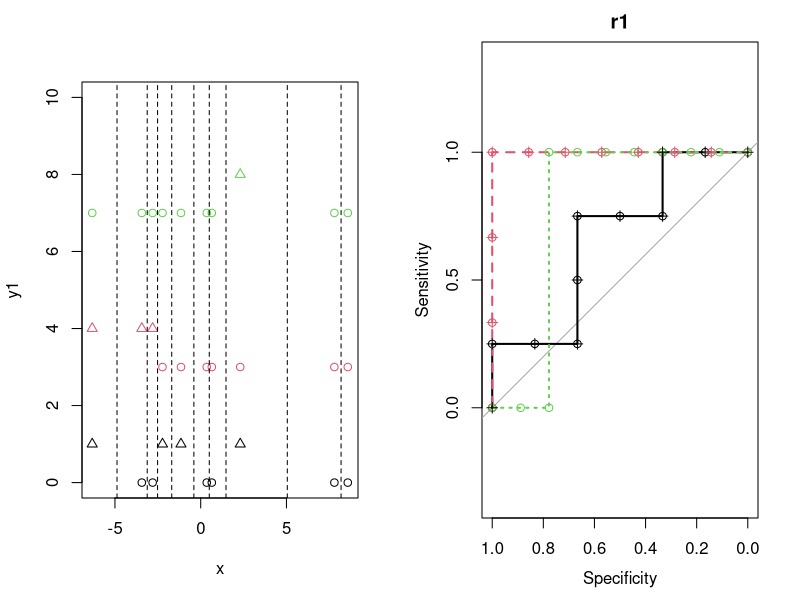
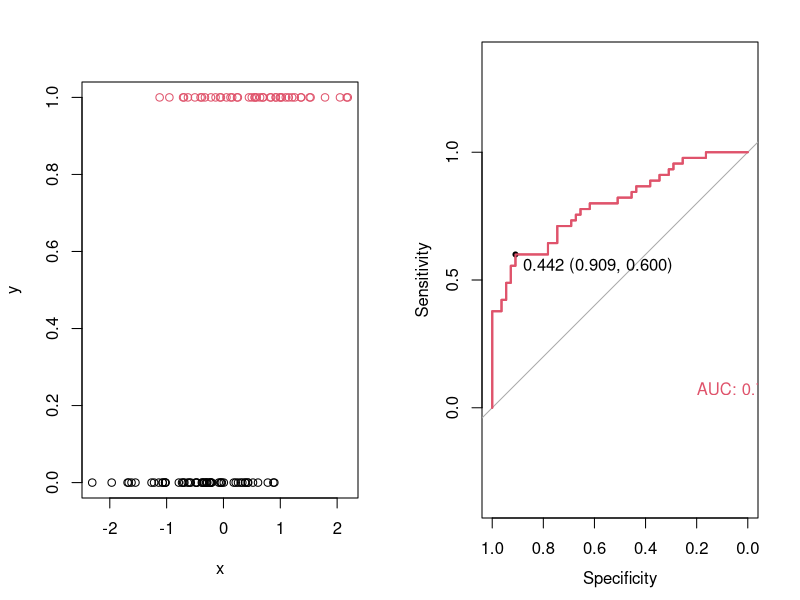
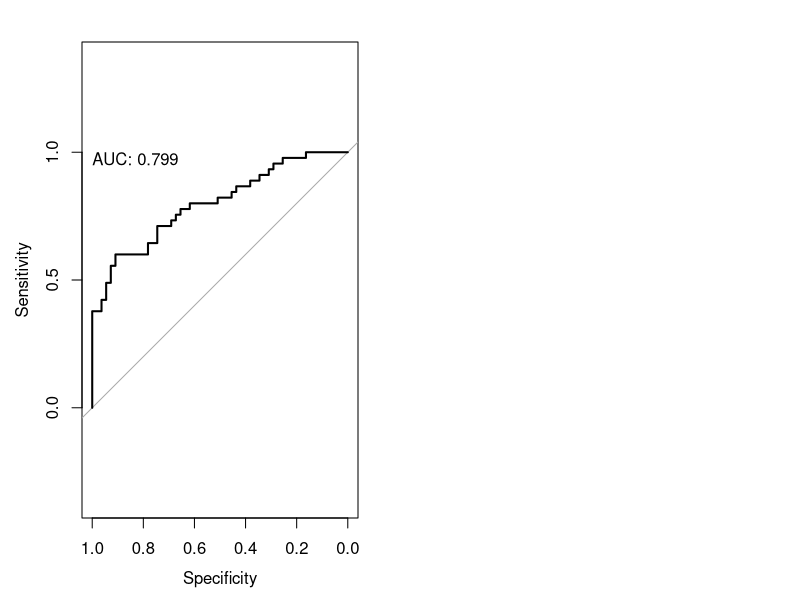
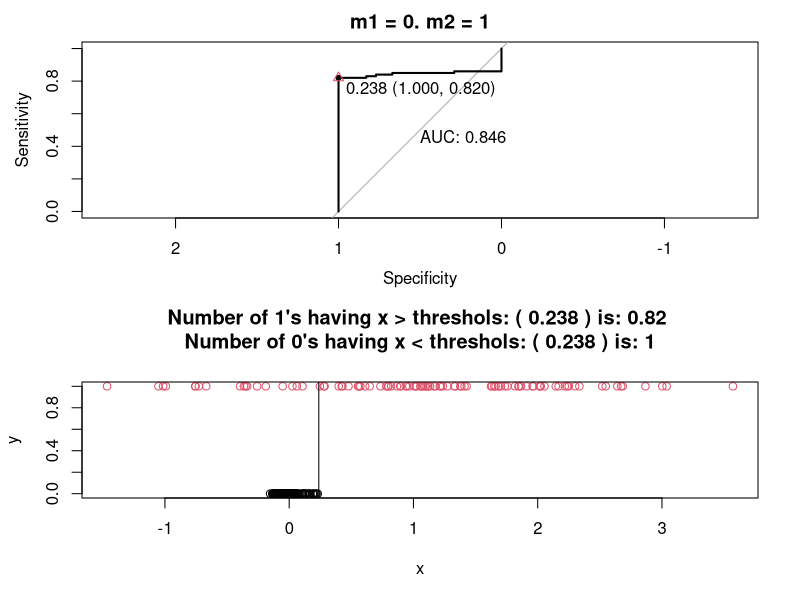

These charts were generated, in order, by the following R code:
library(pROC)
library(tidyverse)
#install.packages("NNR", repos = "http://10.78.14.91/cran-internal-prod/latest")


# Standard roc curve ------------------------------------------------------


set.seed(123)
x  <- rnorm(10, mean = 0, sd = 5)
x_mid <- (sort(x)[1:9] + sort(x)[2:10])/2


y1 <- sample(0:1, 10, replace = T)
y2 <- rep(0, length = 10L)
#Cases for three smallest values of x
y2[order(x)[1:3]] <- 1
#only 1 case, center value
y3 <- rep(0, length = 10L)
y3[order(x)[8]] <- 1


#plot together, mfrow
par(mfrow = c(1,2))
plot(x,y1, ylim = c(0,10), pch = y1+1)
points(x,y2+3, col = 2, pch = y2+1)
points(x,y3+7, col = 3, pch = y3+1)

abline(v = x_mid, lty = 2)
df <- as.data.frame(cbind(x, y1, y2, y3))

median(x[y1 == 0]);median(x[y1 == 1])
r1 <- roc(response  = y1, predictor = x, smooth = FALSE, data = df)

median(x[y2 == 0]);median(x[y2 == 1])
r2 <- roc(response  = y2, predictor = x, smooth = FALSE, data = df)

median(x[y3 == 0]);median(x[y3 == 1])
r3 <- roc(response  = y3, predictor = x, smooth = FALSE, data = df)



plot(r1, main = "r1");points(r1$specificities, r1$sensitivities)
plot(r2, add = T, col =2, lty = 2);points(r2$specificities, r2$sensitivities, col = 2)
plot(r3, add = T, col =3, lty = 3);points(r3$specificities, r3$sensitivities, col = 3)

# Perfect separation AUC.CI -----------------------------------------------
#r2 had perfect sep.

ci.auc(r2)

#r3 has only one case, but not separated

ci.auc(r3)
auc(r3)

r1$direction
r1$controls;x[y1 == 0]
r1$cases;x[y1 == 1]
length(r1$thresholds)
x_mid
tr <- r1$thresholds
se <- r1$sensitivities
sp <- r1$specificities

SE_SP <- function(x,y = y1, thr = 1.475){
  SE <- sum(y[x < thr])/sum(y == 1)
  SP <- sum(y[x > thr] == 0)/sum(y == 0)
  c("SE" = SE, "SP" = SP)
}

my_se_sp <- sapply(X = r1$thresholds, FUN = function(t) SE_SP(x = x, y = y1, thr =t))
points(my_se_sp["SE",] ~ my_se_sp["SP",], pch = 3, col = 1)

my_se_sp_2 <- sapply(X = x_mid, FUN = function(t) SE_SP(x = x, y = y2, thr =t))
points(my_se_sp_2["SE",] ~ my_se_sp_2["SP",], pch = 3, col = 2)


# Same ROC Curve for pred vs log reg --------------------------------------
tb <- tibble(x = rnorm(100),
             y = rbinom(n = 100, size = 1, prob = pnorm(x)))
plot(y ~ x, data  = tb, col = y+1)

roc_ <- roc(y ~ x, data = tb, col = tb$y + 1)
plot(roc_, print.thres = T, print.auc = T, print.auc.x = 0.2, print.auc.y = 0.1, col = 2)

roc_$percent

roc_$auc

logreg_ <- glm(y ~ x, family = "binomial", data = tb)
summary(logreg_)
roc_link <- roc(response = logreg_$data$y, 
                predictor =  predict(logreg_))
plot(roc_link, add = T , col = 2)
library(tidyverse)
install.packages("tidyverse")


# roc curves for given sub-populations  --------------------------------------------------------
rr <- roc(y ~ x, data = tb)
plot(rr,print.auc = T,  print.auc.x = 1, print.auc.y = 1)



roc_fun <- function(mean1 = 0, mean2 = 1, sd1 = 1, sd2 = 1, n1 = 100, n2 = 100){
  #Control; population 1
  x1 <- rnorm(n = n1, mean = mean1, sd = sd1)
  #Cases; population 2
  x2 <- rnorm(n = n2, mean = mean2, sd = sd2)
  data <- data.frame(x = c(x1,x2), 
                     y = c(rep(0, n1), rep(1, n2)))
  #roc 
  roc <- pROC::roc(formula = y ~ x, data = data)
  youden <- coords(
    roc = roc,
    x = 'best',
    transpose = TRUE
  )
  
  youden <- if(is.null(dim(youden))) youden else youden[,1]
  
  youden
  par(mfrow = c(2,1))
  plot(roc, print.auc = T, print.thres = T, main = paste0("m1 = ", mean1, ". m2 = ", mean2))
  points( x = youden["specificity"], y = youden["sensitivity"], pch = 2, col = 2 )
  
  # % of cases having x > threshols  and rev
  SE <- nrow( data[data$y == 1 & data$x > as.numeric(youden["threshold"]),] ) / 
          nrow(data[data$y == 1,])
  omSE <- nrow( data[data$y == 1 & data$x < as.numeric(youden["threshold"]),] ) / 
    nrow(data[data$y == 1,])
  # % of controls having x < threshold and rev
  SP <- nrow( data[data$y == 0 & data$x < as.numeric(youden["threshold"]),] ) / 
    nrow(data[data$y == 0,])
  omSP <- nrow( data[data$y == 0 & data$x > as.numeric(youden["threshold"]),] ) / 
    nrow(data[data$y == 0,])
  
  plot(y ~ x, data = data, col = y+1, 
       main = paste("Number of 1's having x > threshols:", "(",youden["threshold"] %>% round(3), ")" , "is:", SE, "\n",
                    "Number of 0's having x < threshols:", "(",youden["threshold"] %>% round(3), ")" , "is:", SP, "\n")
       )
  abline( v = youden["threshold"])

}
roc_fun(mean2 = 1, sd1 = 0.1)
